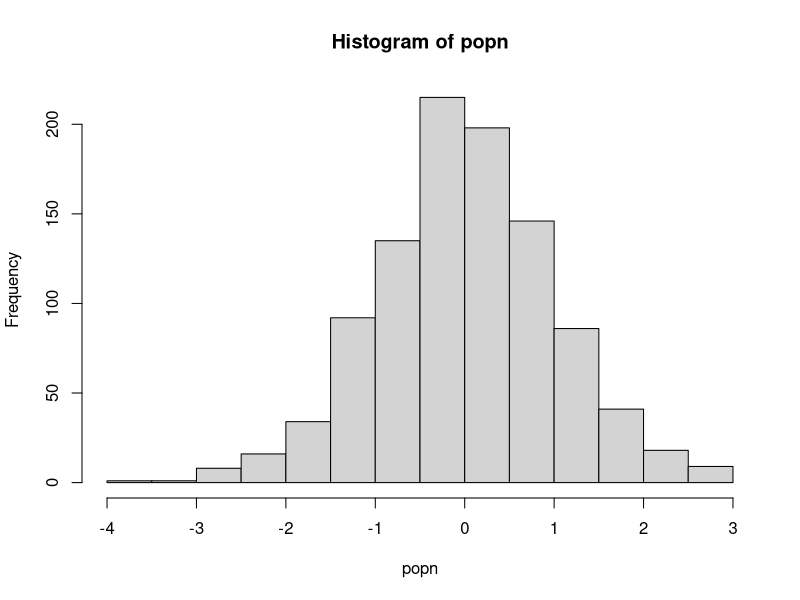

Here is the R script that generated this plot:
######### Functions ##########

## A function to take a sample of size n from a population "popn" and return its mean
myexperiment <- function(popn,n){
    pop_sample <- sample(popn, n, replace = FALSE)
    return(mean(pop_sample))
}

## Calculate means using a for loop without preallocation:
loopy_sample1 <- function(popn, n, num){
    result1 <- vector() #Initialize empty vector of size 1 
    for(i in 1:num){
        result1 <- c(result1, myexperiment(popn, n))
    }
    return(result1)
}

## To run "num" iterations of the experiment using a for loop on a vector with preallocation:
loopy_sample2 <- function(popn, n, num){
    result2 <- vector(,num) #Preallocate expected size
    for(i in 1:num){
        result2[i] <- myexperiment(popn, n)
    }
    return(result2)
}

## To run "num" iterations of the experiment using a for loop on a list with preallocation:
loopy_sample3 <- function(popn, n, num){
    result3 <- vector("list", num) #Preallocate expected size
    for(i in 1:num){
        result3[[i]] <- myexperiment(popn, n)
    }
    return(result3)
}



## To run "num" iterations of the experiment using vectorization with lapply:
lapply_sample <- function(popn, n, num){
    result4 <- lapply(1:num, function(i) myexperiment(popn, n))
    return(result4)
}

## To run "num" iterations of the experiment using vectorization with lapply:
sapply_sample <- function(popn, n, num){
    result5 <- sapply(1:num, function(i) myexperiment(popn, n))  #why we need function(i) here
    return(result5)
}

popn <- rnorm(1000) # Generate the population
hist(popn)

n <- 20 # sample size for each experiment
num <- 1000 # Number of times to rerun the experiment

print("The loopy, non-preallocation approach takes:" )
print(system.time(loopy_sample1(popn, n, num)))

print("The loopy, but with preallocation approach takes:" )
print(system.time(loopy_sample2(popn, n, num)))

print("The loopy, non-preallocation approach on a list takes:" )
print(system.time(loopy_sample3(popn, n, num)))

print("The vectorized sapply approach takes:" )
print(system.time(sapply_sample(popn, n, num)))

print("The vectorized lapply approach takes:" )
print(system.time(lapply_sample(popn, n, num)))

#tapply
#data(iris)
#tapply(iris$Hight,iris$species,median)